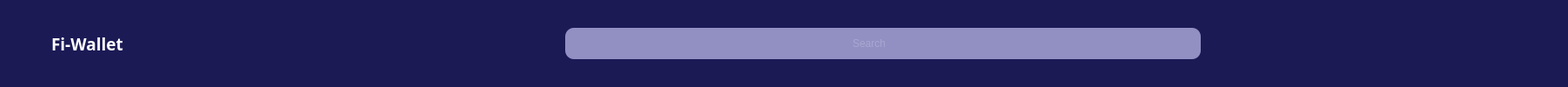
     <widget class="QWidget" name="top_bar_widget" native="true">
      <property name="styleSheet">
       <string notr="true">QWidget{
	background-color:#1B1A55;
}
QPushButton{
	border:none;
}
</string>
      </property>
      <layout class="QHBoxLayout" name="horizontalLayout_39">
       <item>
        <layout class="QHBoxLayout" name="horizontalLayout_2">
         <item>
          <widget class="QPushButton" name="slider_button">
           <property name="font">
            <font>
             <family>Poppins</family>
             <pointsize>14</pointsize>
             <weight>75</weight>
             <bold>true</bold>
            </font>
           </property>
           <property name="styleSheet">
            <string notr="true">QPushButton{
	color: white;
	height:42px;
	width: 32px;
	padding-left: 10px;
}</string>
           </property>
           <property name="text">
            <string/>
           </property>
           <property name="icon">
            <iconset resource="../../OneDrive/Belgeler/GitHub/financaITrackingProject/dashboard/dashboard.qrc">
             <normaloff>:/img/img/menu.svg</normaloff>:/img/img/menu.svg</iconset>
           </property>
           <property name="iconSize">
            <size>
             <width>32</width>
             <height>32</height>
            </size>
           </property>
           <property name="checkable">
            <bool>true</bool>
           </property>
           <property name="autoRepeat">
            <bool>false</bool>
           </property>
           <property name="autoExclusive">
            <bool>false</bool>
           </property>
          </widget>
         </item>
         <item>
          <widget class="QPushButton" name="fi_wallet_button">
           <property name="font">
            <font>
             <family>Poppins</family>
             <pointsize>14</pointsize>
             <weight>75</weight>
             <bold>true</bold>
            </font>
           </property>
           <property name="styleSheet">
            <string notr="true">color: white;
height:50px;
text-align: left;</string>
           </property>
           <property name="text">
            <string>Fi-Wallet</string>
           </property>
           <property name="icon">
            <iconset resource="../../OneDrive/Belgeler/GitHub/financaITrackingProject/dashboard/dashboard.qrc">
             <normaloff>:/img/img/fi_wallet.svg</normaloff>:/img/img/fi_wallet.svg</iconset>
           </property>
           <property name="iconSize">
            <size>
             <width>75</width>
             <height>75</height>
            </size>
           </property>
           <property name="checkable">
            <bool>true</bool>
           </property>
           <property name="autoRepeat">
            <bool>false</bool>
           </property>
           <property name="autoExclusive">
            <bool>false</bool>
           </property>
          </widget>
         </item>
        </layout>
       </item>
       <item>
        <spacer name="horizontalSpacer_2">
         <property name="orientation">
          <enum>Qt::Horizontal</enum>
         </property>
         <property name="sizeHint" stdset="0">
          <size>
           <width>503</width>
           <height>20</height>
          </size>
         </property>
        </spacer>
       </item>
       <item>
        <layout class="QHBoxLayout" name="horizontalLayout">
         <property name="spacing">
          <number>0</number>
         </property>
         <item>
          <widget class="QLineEdit" name="search_line_edit">
           <property name="minimumSize">
            <size>
             <width>700</width>
             <height>36</height>
            </size>
           </property>
           <property name="maximumSize">
            <size>
             <width>700</width>
             <height>36</height>
            </size>
           </property>
           <property name="styleSheet">
            <string notr="true">background-color: rgb(146, 144, 195);
font: 14pt &quot;Poppins&quot;;
color:rgba(255,255,255,0.4);
border-top-left-radius: 10px;
border-bottom-left-radius: 10px;
 width: 700px;</string>
           </property>
           <property name="text">
            <string/>
           </property>
           <property name="frame">
            <bool>false</bool>
           </property>
           <property name="alignment">
            <set>Qt::AlignCenter</set>
           </property>
           <property name="readOnly">
            <bool>false</bool>
           </property>
           <property name="placeholderText">
            <string>Search</string>
           </property>
           <property name="clearButtonEnabled">
            <bool>true</bool>
           </property>
          </widget>
         </item>
         <item>
          <widget class="QPushButton" name="search_button">
           <property name="minimumSize">
            <size>
             <width>32</width>
             <height>36</height>
            </size>
           </property>
           <property name="maximumSize">
            <size>
             <width>32</width>
             <height>36</height>
            </size>
           </property>
           <property name="styleSheet">
            <string notr="true">background-color: rgb(146, 144, 195);
border-top-right-radius: 10px;
border-bottom-right-radius: 10px;
height:36px;</string>
           </property>
           <property name="text">
            <string/>
           </property>
           <property name="icon">
            <iconset resource="../../OneDrive/Belgeler/GitHub/financaITrackingProject/dashboard/dashboard.qrc">
             <normaloff>:/img/img/search.svg</normaloff>:/img/img/search.svg</iconset>
           </property>
           <property name="iconSize">
            <size>
             <width>28</width>
             <height>28</height>
            </size>
           </property>
           <property name="checkable">
            <bool>true</bool>
           </property>
           <property name="autoExclusive">
            <bool>true</bool>
           </property>
          </widget>
         </item>
        </layout>
       </item>
       <item>
        <spacer name="horizontalSpacer_55">
         <property name="orientation">
          <enum>Qt::Horizontal</enum>
         </property>
         <property name="sizeHint" stdset="0">
          <size>
           <width>150</width>
           <height>20</height>
          </size>
         </property>
        </spacer>
       </item>
       <item>
        <layout class="QHBoxLayout" name="horizontalLayout_3">
         <item>
          <widget class="QPushButton" name="notification_button">
           <property name="minimumSize">
            <size>
             <width>40</width>
             <height>40</height>
            </size>
           </property>
           <property name="maximumSize">
            <size>
             <width>40</width>
             <height>40</height>
            </size>
           </property>
           <property name="styleSheet">
            <string notr="true">QPushButton{
	wight: 40px;
	height: 40px;
	border-radius:5px;
}
QPushButton:checked{
	background-color:#9290C3;
	color: #9290C3;
	font-weight:bold;
}</string>
           </property>
           <property name="text">
            <string/>
           </property>
           <property name="icon">
            <iconset resource="../../OneDrive/Belgeler/GitHub/financaITrackingProject/dashboard/dashboard.qrc">
             <normaloff>:/img/img/bell.svg</normaloff>:/img/img/bell.svg</iconset>
           </property>
           <property name="iconSize">
            <size>
             <width>25</width>
             <height>25</height>
            </size>
           </property>
           <property name="checkable">
            <bool>true</bool>
           </property>
           <property name="autoExclusive">
            <bool>true</bool>
           </property>
          </widget>
         </item>
         <item>
          <widget class="QPushButton" name="calculator_button">
           <property name="sizePolicy">
            <sizepolicy hsizetype="Minimum" vsizetype="Fixed">
             <horstretch>0</horstretch>
             <verstretch>0</verstretch>
            </sizepolicy>
           </property>
           <property name="minimumSize">
            <size>
             <width>40</width>
             <height>40</height>
            </size>
           </property>
           <property name="maximumSize">
            <size>
             <width>40</width>
             <height>40</height>
            </size>
           </property>
           <property name="styleSheet">
            <string notr="true">QPushButton{
	wight: 40px;
	height: 40px;
	border-radius:5px;
}
QPushButton:checked{
	background-color:#9290C3;
	color: #9290C3;
	font-weight:bold;
}</string>
           </property>
           <property name="text">
            <string/>
           </property>
           <property name="icon">
            <iconset resource="../../OneDrive/Belgeler/GitHub/financaITrackingProject/dashboard/dashboard.qrc">
             <normaloff>:/img/img/calculator.svg</normaloff>:/img/img/calculator.svg</iconset>
           </property>
           <property name="iconSize">
            <size>
             <width>35</width>
             <height>35</height>
            </size>
           </property>
           <property name="checkable">
            <bool>true</bool>
           </property>
           <property name="autoExclusive">
            <bool>true</bool>
           </property>
          </widget>
         </item>
        </layout>
       </item>
       <item>
        <spacer name="horizontalSpacer">
         <property name="orientation">
          <enum>Qt::Horizontal</enum>
         </property>
         <property name="sizeHint" stdset="0">
          <size>
           <width>24</width>
           <height>10</height>
          </size>
         </property>
        </spacer>
       </item>
       <item>
        <layout class="QHBoxLayout" name="horizontalLayout_4">
         <property name="spacing">
          <number>0</number>
         </property>
         <item>
          <widget class="QPushButton" name="full_screen_button">
           <property name="styleSheet">
            <string notr="true">wight: 40px;
height: 40px;</string>
           </property>
           <property name="text">
            <string/>
           </property>
           <property name="icon">
            <iconset resource="../../OneDrive/Belgeler/GitHub/financaITrackingProject/dashboard/dashboard.qrc">
             <normaloff>:/img/img/maximize-2.svg</normaloff>:/img/img/maximize-2.svg</iconset>
           </property>
           <property name="iconSize">
            <size>
             <width>25</width>
             <height>25</height>
            </size>
           </property>
           <property name="checkable">
            <bool>true</bool>
           </property>
           <property name="autoExclusive">
            <bool>true</bool>
           </property>
          </widget>
         </item>
         <item>
          <widget class="QPushButton" name="screen_minimize_button">
           <property name="styleSheet">
            <string notr="true">wight: 40px;
height: 40px;</string>
           </property>
           <property name="text">
            <string/>
           </property>
           <property name="icon">
            <iconset resource="../../OneDrive/Belgeler/GitHub/financaITrackingProject/dashboard/dashboard.qrc">
             <normaloff>:/img/img/window_minimize.png</normaloff>:/img/img/window_minimize.png</iconset>
           </property>
           <property name="iconSize">
            <size>
             <width>25</width>
             <height>25</height>
            </size>
           </property>
           <property name="checkable">
            <bool>true</bool>
           </property>
           <property name="autoExclusive">
            <bool>true</bool>
           </property>
          </widget>
         </item>
         <item>
          <widget class="QCheckBox" name="maximize_screen_button">
           <property name="font">
            <font>
             <family>Poppins</family>
             <pointsize>14</pointsize>
            </font>
           </property>
           <property name="styleSheet">
            <string notr="true">QCheckBox{
	color:white;
	padding-left: 10px;
	background-color:transparent;
}
QCheckBox::indicator {
	width: 28px;
	height: 28px;
}

QCheckBox::indicator:checked{
	image: url(:/img/img/window_screen.svg);
}

QCheckBox::indicator:unchecked{
	image: url(:/img/img/square.svg);
}</string>
           </property>
           <property name="text">
            <string/>
           </property>
           <property name="checkable">
            <bool>true</bool>
           </property>
           <property name="autoExclusive">
            <bool>true</bool>
           </property>
          </widget>
         </item>
         <item>
          <widget class="QPushButton" name="close_button">
           <property name="styleSheet">
            <string notr="true">wight: 40px;
height: 40px;</string>
           </property>
           <property name="text">
            <string/>
           </property>
           <property name="icon">
            <iconset resource="../../OneDrive/Belgeler/GitHub/financaITrackingProject/dashboard/dashboard.qrc">
             <normaloff>:/img/img/x.svg</normaloff>:/img/img/x.svg</iconset>
           </property>
           <property name="iconSize">
            <size>
             <width>32</width>
             <height>32</height>
            </size>
           </property>
           <property name="checkable">
            <bool>true</bool>
           </property>
           <property name="autoExclusive">
            <bool>true</bool>
           </property>
          </widget>
         </item>
        </layout>
       </item>
      </layout>
     </widget>
